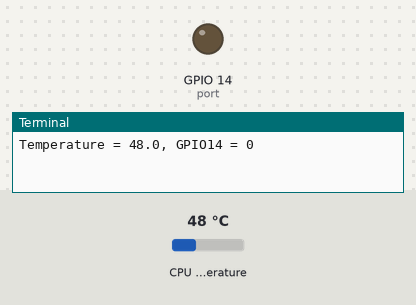
This program was run on a simulated Raspberry Pi (BCM pin numbers). Parts: output pins drawn as LEDs (lit = HIGH), the last lines printed to the terminal. The inputs (shaded band) are chosen by the test bench; at power-on: CPU temperature 48 °C.

Above: at 1.2 s.
1.3 s: CPU temperature set to 58 °C
7.3 s: CPU temperature set to 61 °C
At 10.5 s:
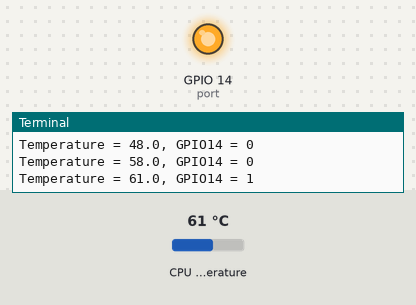
13.3 s: CPU temperature set to 57 °C
19.3 s: CPU temperature set to 54 °C
At 20.6 s:
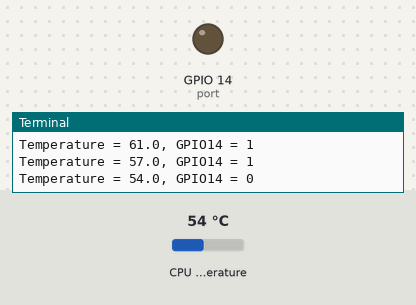
25.3 s: CPU temperature set to 71 °C
At 30.7 s:
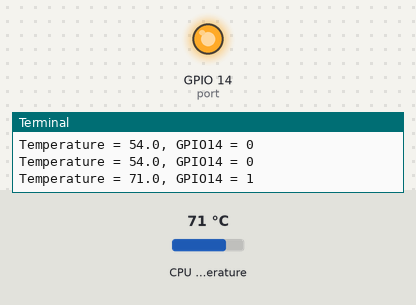
Timing chart, 0 to 32.2 s (numbered marks = the images above; inputs shaded):
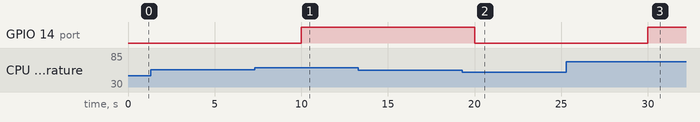

The program:

ex02_auto.py
```python
#!/usr/bin/env python3

###############################################################################
# Example 2 FAN AUTO ON/OFF
#
#                        Copyright (c) 2021 Wataru KUNINO https://bokunimo.net/
###############################################################################

# CPU温度が60℃以上でFANを回転、55℃以下で停止するファンの自動制御を行います。
# 終了するには[Ctrl]キーを押しながら[C]を押してください。

port = 14                                       # GPIO ポート番号 = 14 (8番ピン)
temp_fan_on = 60                                # ファンをONにする温度
temp_fan_off = 55                               # ファンをOFFにする温度

from RPi import GPIO                            # GPIOクラスメソッドの取得
from time import sleep                          # スリープ実行関数の取得
GPIO.setmode(GPIO.BCM)                          # ポート番号の指定方法の設定
GPIO.setup(port, GPIO.OUT)                      # ポートportのGPIOを出力に設定

filename = '/sys/class/thermal/thermal_zone0/temp' # 温度値が書かれたファイル
val = 0                                         # GPIO 制御値 0 または 1
try:                                            # キー割り込みの監視を開始
    while True:                                 # 繰り返し処理
        fp = open(filename)                     # 温度ファイルを開く
        temp = float(fp.read()) / 1000          # ファイルを読み込み1000で除算
        fp.close()                              # ファイルを閉じる
        print('Temperature =', round(temp,1), end=', ') # 温度を表示する
        if temp >= temp_fan_on:                 # CPU温度が60℃以上のとき
            val = 1                             # GPIO 制御値用の変数valを1に
        if temp <= temp_fan_off:                # CPU温度が55℃以下のとき
            val = 0                             # GPIO 制御値用の変数valを0に
        print('GPIO'+str(port),'=',str(val))    # ポート番号と変数valの値を表示
        GPIO.output(port, val)                  # 変数valの値をGPIO出力
        sleep(5)                                # 5秒間の待ち時間処理
except KeyboardInterrupt:                       # キー割り込み発生時
    print('\nKeyboardInterrupt')                # キーボード割り込み表示
    GPIO.cleanup(port)                          # GPIOを未使用状態に戻す
    exit()                                      # 終了

'''
pi@raspberrypi:~ $ git clone https://bokunimo.net/git/raspifan ⏎
　～～～～～～～～～～～～～～～～～～(省略)～～～～～～～～～～～～～～～～～
pi@raspberrypi:~ $ cd raspifan ⏎
pi@raspberrypi:~/raspifan $ ./ex02_auto.py ⏎
Temperature = 52.6, GPIO14 = 0
Temperature = 53.1, GPIO14 = 0
Temperature = 54.0, GPIO14 = 0
　～～～～～～～～～～～～～～～～～～(省略)～～～～～～～～～～～～～～～～～
Temperature = 59.4, GPIO14 = 0
Temperature = 60.9, GPIO14 = 1
Temperature = 61.3, GPIO14 = 1
　～～～～～～～～～～～～～～～～～～(省略)～～～～～～～～～～～～～～～～～
Temperature = 55.0, GPIO14 = 1
Temperature = 54.5, GPIO14 = 0
Temperature = 55.0, GPIO14 = 0
Temperature = 54.0, GPIO14 = 0
^C
KeyboardInterrupt
pi@raspberrypi:~/raspifan $
'''
```

Measured:
- the behaviour switches between 59 and 60 °C on CPU temperature (found by bisection; images 0 and 1)
- the behaviour switches between 56 and 55 °C on CPU temperature (found by bisection; images 1 and 2)
- after the input at 7.3 s, GPIO 14 (port): LOW → HIGH after 2.7 s
- after the input at 19.3 s, GPIO 14 (port): HIGH → LOW after 0.70 s
- after the input at 25.3 s, GPIO 14 (port): LOW → HIGH after 4.7 s
